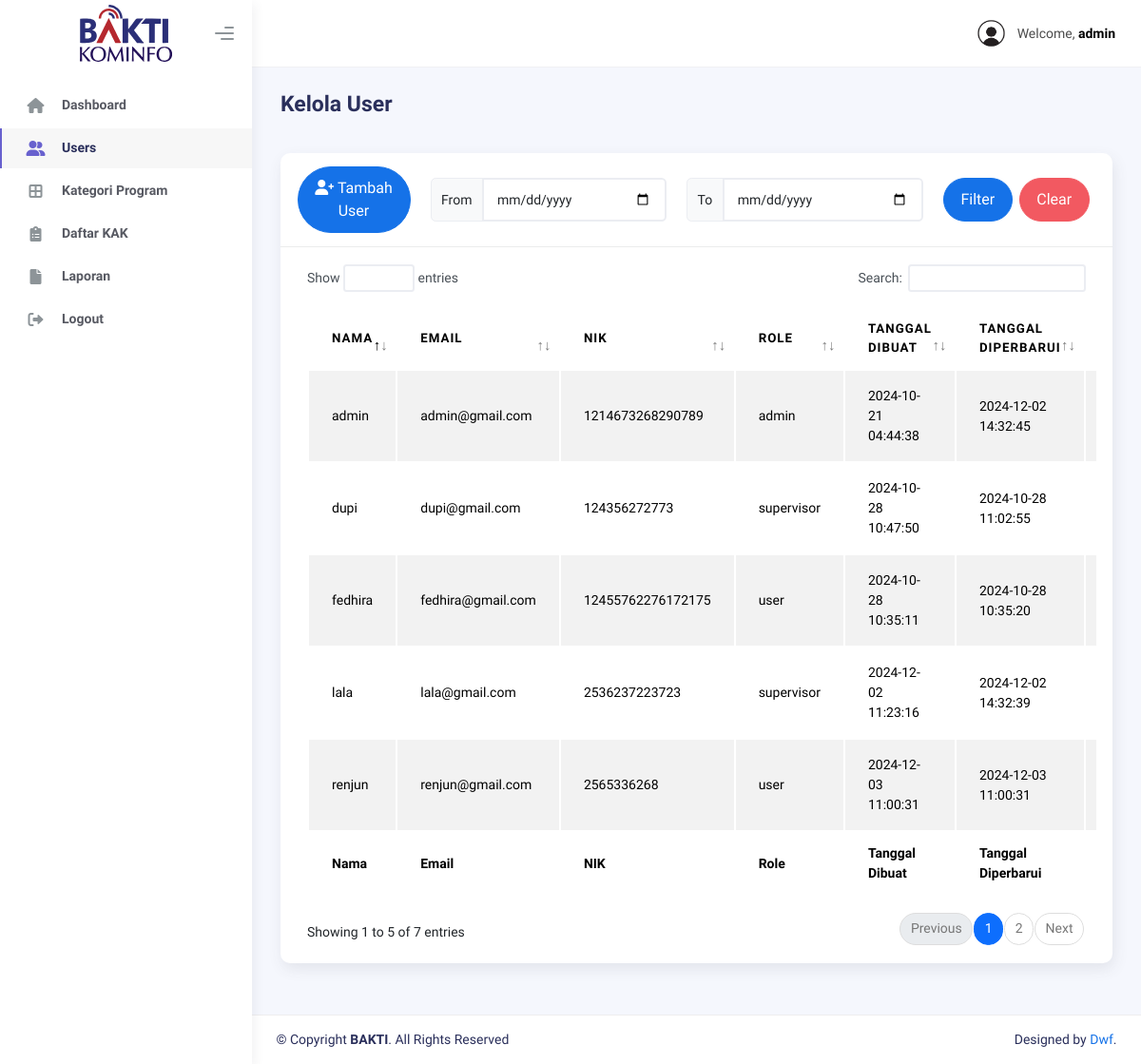
Before: /views/admin/users.php (signed in) with the older database file.
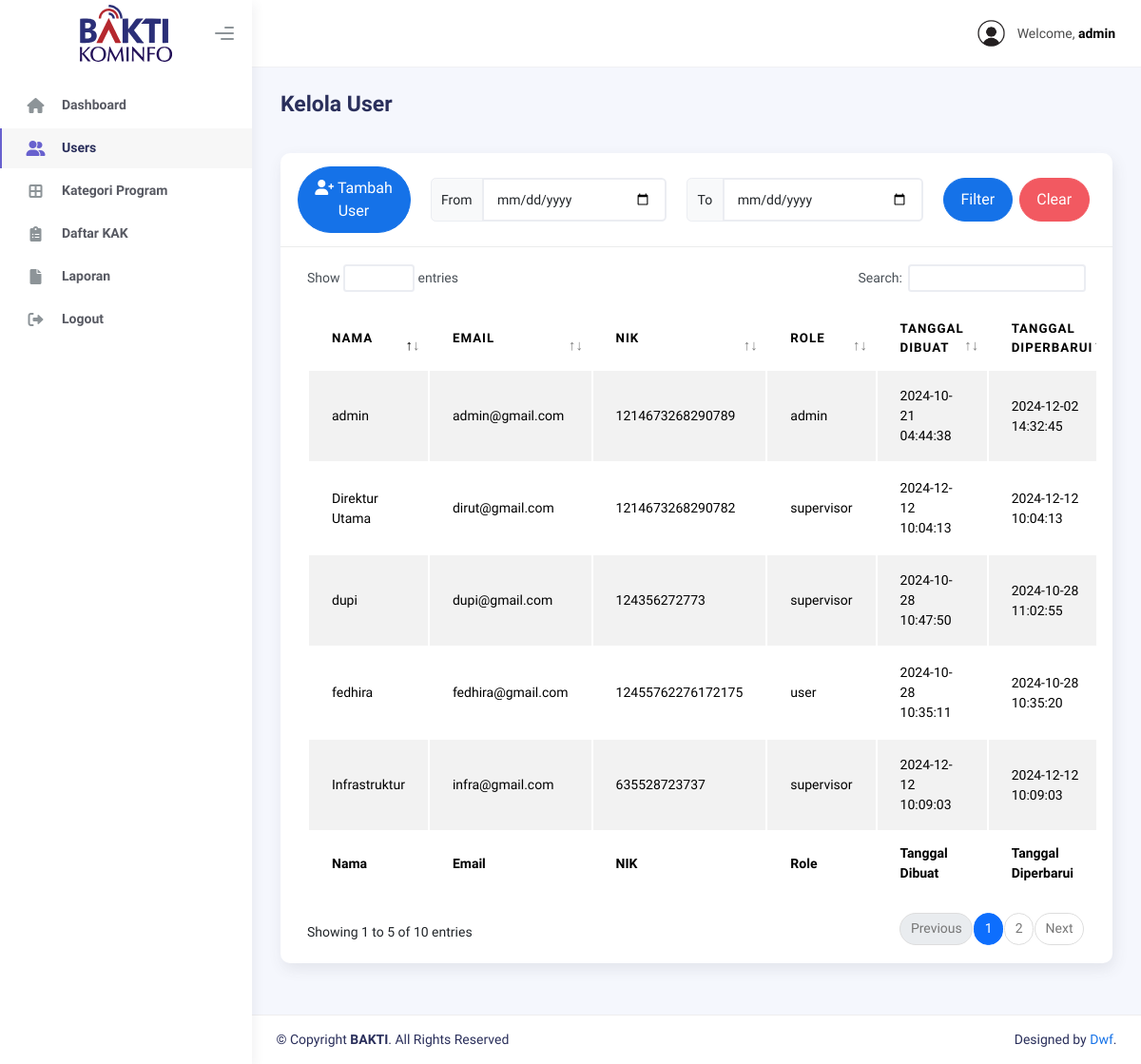
After: the same page with the newer database file.
### tables this page shows
CREATE TABLE `user` (
  `user_id` int(11) NOT NULL,
  `kategori_id` int(255) NOT NULL,
  `username` varchar(100) NOT NULL,
  `email` varchar(100) NOT NULL,
  `password` varchar(255) NOT NULL,
  `nik` varchar(17) NOT NULL,
  `role` enum('admin','user','supervisor') NOT NULL,
  `created_at` datetime NOT NULL,
  `updated_at` datetime NOT NULL
);

### controllers/UserController.php (called while the page is built, shortened)
<?php
$username = isset($_SESSION['username']) ? htmlspecialchars($_SESSION['username']) : 'Guest';

### views/admin/users.php (the view, shortened to what this page needs)
<?php
require '../../controllers/UserController.php';
?>
<!DOCTYPE html>
<html lang="en">
<head>
  <link rel="stylesheet" href="https://cdn.jsdelivr.net/npm/sweetalert2@11/dist/sweetalert2.min.css">
  <link rel="stylesheet" href="https://cdnjs.cloudflare.com/ajax/libs/font-awesome/6.0.0/css/all.min.css">
  <link rel="stylesheet" href="../../assets/css/bootstrap.min.css" />
  <link rel="stylesheet" href="../../assets/css/plugins.min.css" />
  <link rel="stylesheet" href="../../assets/css/kaiadmin.min.css" />
  <link rel="stylesheet" href="../../assets/css/demo.css" />
</head>
<body>
  <div class="wrapper">
    <div class="sidebar" data-background-color="light">
      <div class="sidebar-logo">
        <div class="logo-header" style="justify-content: center">
          <a href="index.php" class="logo">
            <img
              src="../../assets/img/kaiadmin/logo_bakti_light.svg"
              alt="navbar brand"
              class="navbar-brand"
              height="60" />
          </a>
          <div class="nav-toggle">
            <button class="btn btn-toggle toggle-sidebar">
              <i class="gg-menu-right"></i>
            </button>
          </div>
        </div>
      </div>
      <div class="sidebar-wrapper scrollbar scrollbar-inner">
        <div class="sidebar-content">
          <ul class="nav nav-secondary">
            <li class="nav-item">
              <a
                href="index.php">
                <i class="fas fa-home"></i>
                <p>Dashboard</p>
              </a>
            </li>
            <li class="nav-item active">
              <a href="users.php">
                <i class="fas fa-user-group"></i>
                <p>Users</p>
              </a>
            </li>
            <li class="nav-item">
              <a href="kategori.php">
                <i class="fas fa-border-all"></i>
                <p>Kategori Program</p>
              </a>
            </li>
            <li class="nav-item">
              <a href="daftar.php">
                <i class="fa-sharp fa-solid fa-clipboard-list"></i>
                <p>Daftar KAK</p>
              </a>
            </li>
            <li class="nav-item">
              <a href="laporan.php">
                <i class="fas fa-file"></i>
                <p>Laporan</p>
              </a>
            </li>
            <li class="nav-item">
              <a href="#" onclick="logoutConfirm(event)">
                <i class="fas fa-right-from-bracket"></i>
                <p>Logout</p>
              </a>
            </li>
          </ul>
        </div>
      </div>
    </div>
    <div class="main-panel">
      <div class="main-header">
        <nav
          class="navbar navbar-header navbar-header-transparent navbar-expand-lg border-bottom">
          <div class="container-fluid">
            <ul class="navbar-nav topbar-nav ms-md-auto align-items-center">
              <li class="nav-item topbar-user dropdown hidden-caret">
                <a
                  class="dropdown-toggle profile-pic"
                  data-bs-toggle="dropdown"
                  href="#"
                  aria-expanded="false">
                  <div class="avatar-sm">
                    <img
                      src="../../assets/img/user.png"
                      alt="..."
                      class="avatar-img rounded-circle" />
                  </div>
                  <span class="profile-username">
                    <span class="op-7">Welcome,</span>
                    <span class="fw-bold"><?= $username ?></span>
                  </span>
                </a>
              </li>
            </ul>
          </div>
        </nav>
      </div>
      <div class="container">
        <div class="page-inner">
          <div class="page-header">
            <h3 class="fw-bold mb-3">Kelola User</h3>
          </div>
          <div class="row">
            <div class="col-md-12">
              <div class="card">
                <div class="card-header">
                  <div class="d-flex align-items-center">
                    <button
                      class="btn btn-primary btn-round me-4"
                      data-bs-toggle="modal"
                      data-bs-target="#addRowModal" style="width: 167px;">
                      <i class="fa fa-user-plus"></i>
                      Tambah User
                    </button>
                    <form method="GET" action="users.php">
                      <div class="d-flex">
                        <div class="input-group me-4">
                          <span class="input-group-text">From</span>
                          <input type="date" class="form-control" name="fromDate" />
                        </div>
                        <div class="input-group me-4">
                          <span class="input-group-text">To</span>
                          <input type="date" class="form-control" name="toDate" />
                        </div>
                        <button type="submit" class="btn btn-primary btn-round  me-2" style="width: 167px;">Filter</button>
                        <a href="users.php" class="btn btn-danger btn-round me-2" style="width: 167px;">Clear</a>
                      </div>
                    </form>
                  </div>
                </div>
                <div class="card-body">
                  <?php
                  function fetchUsers($koneksi, $fromDate = null, $toDate = null)
                  {
                    $sql = "SELECT * FROM user";
                    $stmt = $koneksi->prepare($sql);
                    $stmt->execute();
                    $result = $stmt->get_result();
                    if ($result->num_rows > 0) {
                      while ($row = $result->fetch_assoc()) {
                        echo "<tr>
                <td>" . htmlspecialchars($row['username']) . "</td>
                <td>" . htmlspecialchars($row['email']) . "</td>
                <td>" . htmlspecialchars($row['nik']) . "</td>
                <td>" . htmlspecialchars($row['role']) . "</td>
                <td>" . htmlspecialchars($row['created_at']) . "</td>
                <td>" . htmlspecialchars($row['updated_at']) . "</td>
                <td>
                    <div class='form-button-action'>
                        <button class='btn btn-warning btn-round me-2' style='width: 100px;'
                                data-bs-toggle='modal' data-bs-target='#editRowModal'
                                onclick='populateEditModal(" . json_encode($row) . ")'>
                            <i class='fa fa-edit'></i> Ubah
                        </button>
                        <button class='btn btn-danger btn-round' style='width: 100px'
                                onclick='confirmDelete(" . $row['user_id'] . ")'>
                            <i class='fa fa-trash'></i> Hapus
                        </button>
                    </div>
                </td>
            </tr>";
                      }
                    } else {
                      echo "<tr><td colspan='7'>No users found</td></tr>";
                    }
                  }
                  ?>
                  <div class="table-responsive">
                    <table id="add-row" class="display table table-striped table-hover">
                      <thead>
                        <tr>
                          <th>Nama</th>
                          <th>Email</th>
                          <th>NIK</th>
                          <th>Role</th>
                          <th>Tanggal Dibuat</th>
                          <th>Tanggal Diperbarui</th>
                          <th style="width: 10%">Aksi</th>
                        </tr>
                      </thead>
                      <tfoot>
                        <tr>
                          <th>Nama</th>
                          <th>Email</th>
                          <th>NIK</th>
                          <th>Role</th>
                          <th>Tanggal Dibuat</th>
                          <th>Tanggal Diperbarui</th>
                          <th>Aksi</th>
                        </tr>
                      </tfoot>
                      <tbody>
                        <?php fetchUsers($koneksi, $fromDate, $toDate); ?>
                      </tbody>
                    </table>
                  </div>
                </div>
              </div>
            </div>
          </div>
        </div>
      </div>
      <footer class="footer">
        <div class="container-fluid d-flex justify-content-between">
          <div class="copyright">
            © Copyright <strong>BAKTI</strong>. All Rights Reserved
          </div>
          <div>
            Designed by
            <a target="_blank" href="">Dwf</a>.
          </div>
        </div>
      </footer>
    </div>
  </div>
</body>
</html>

### views/admin/users.php (style rules this page uses)
.btn { padding: 10px; font-size: 16px; border-radius: 5px; display: inline-block; text-align: center; }

Changed rows visible on the page:
removed user: username "lala", email "lala@gmail.com", nik "2536237223723", role "supervisor", created_at "2024-12-02 11:23:16", updated_at "2024-12-02 14:32:39"
removed user: username "renjun", email "renjun@gmail.com", nik "2565336268", role "user", created_at "2024-12-03 11:00:31", updated_at "2024-12-03 11:00:31"
added user: username "Direktur Utama", email "dirut@gmail.com", nik "1214673268290782", role "supervisor", created_at "2024-12-12 10:04:13", updated_at "2024-12-12 10:04:13"
added user: username "Infrastruktur", email "infra@gmail.com", nik "635528723737", role "supervisor", created_at "2024-12-12 10:09:03", updated_at "2024-12-12 10:09:03"
Other visible differences:
text written by a page script: "Show entries Search: Showing 1 to 5 of 7 entries Previous 1 2 Next" → "Show entries Search: Showing 1 to 5 of 10 entries Previous 1 2 Next"
